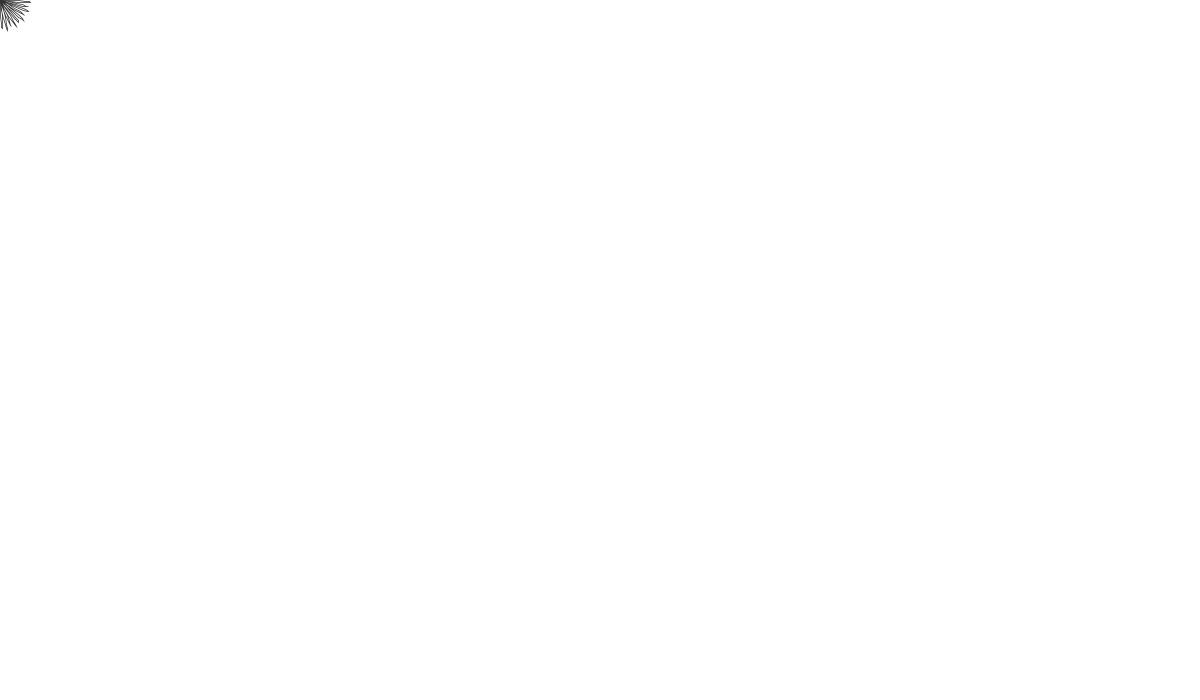
Frame 1 (no input)
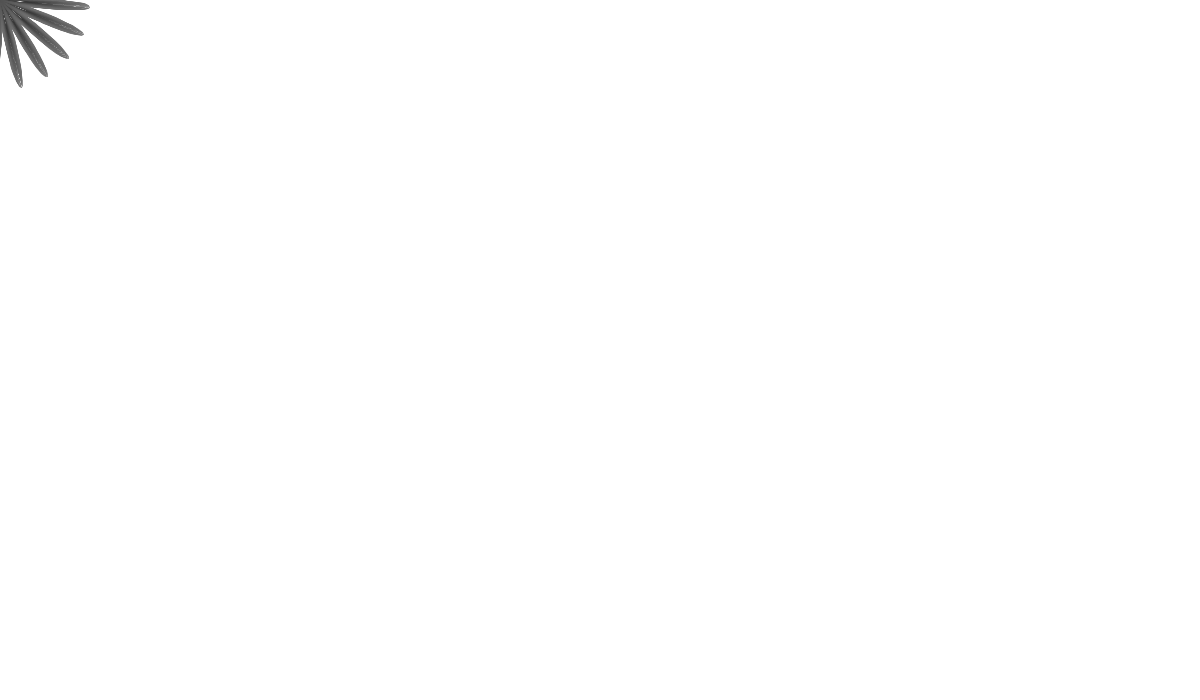
Frame 60 (the mouse pressed at the canvas centre just before this capture)
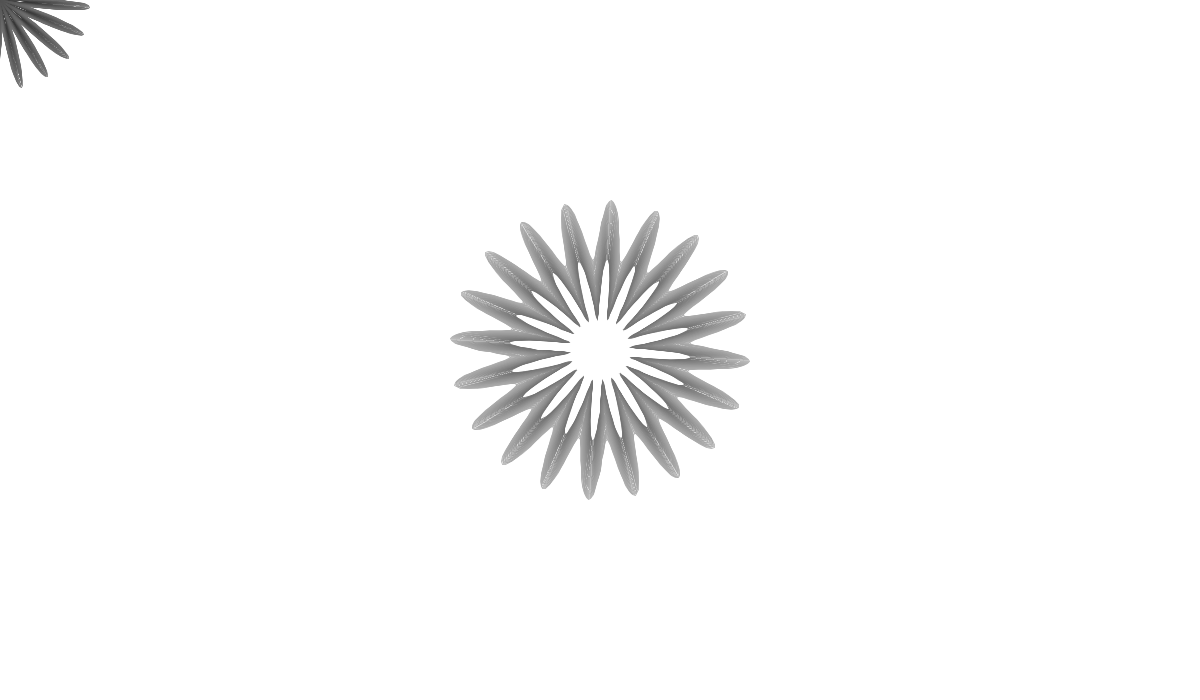
Frame 120 (the mouse held since frame 60 and released just before this capture)

The Processing sketch that drew these frames (run headless with seeded random() and noise(); from frame 60 on, the mouse is pressed at the canvas centre):

// Processing sketch: processing_133316
// ── processing_133316.pde

float radius = 100;//tweak here
int resolution = 400;//tweak here
float circleX = 0;
float circleY = 0;
int m=0;

void setup()
{
  size(1200, 700);
  background(255);
  //frameRate(5);
  smooth();
}

void draw()
{
  //background(150, 150, 150);
if(mousePressed == true)
{
  circleX=mouseX;
  circleY=mouseY;
}
else{}
  
  m++;
  if(m>=150)
  {
    m=0;
  }
  radius = m;//tweak here

  beginShape();

  stroke(50+m, 50+m, 50+m);
  strokeWeight(0.75);
  noFill();
  //fill(50, 150, 150, 10);

  for (int i=0; i<=resolution; i=i+1)
  {
    float waveAngle = map(i, 0, resolution, 0, TWO_PI*20);//tweak here
    //float waveAngle = map(i, 0, resolution, 0, TWO_PI*5.5);
    float waveOffset = sin(waveAngle)*30;//tweak here
    // drawing around the circle
    float angle = map(i, 0, resolution, 0, TWO_PI);
    float circumPointX = (waveOffset + radius)*cos(angle);
    float circumPointY = (waveOffset + radius)*sin(angle);
    //drawing points for the shape.
    float x = circleX + circumPointX;
    float y = circleY + circumPointY;
    //ellipse(x, y, 10, 10);
    vertex(x, y);
  }
  endShape(CLOSE);


}
